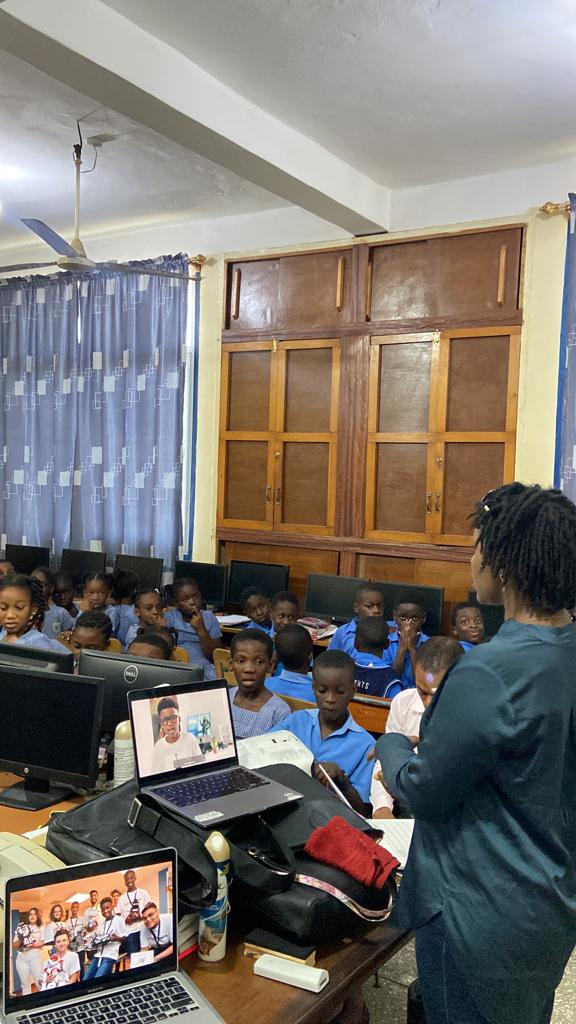
#> input picture IMG-20230415-WA0002.jpg, 576 x 1024 px, given in place of video, which was not available
$ python testcode.py IMG-20230415-WA0002.jpg
#> lines starting #> are read from the running program, lines starting #| are printed output that depends on the picture; after the words box and inside, x2 and y2 are one past the last pixel; in counts of white or black regions, pixels touching at a corner belong together; pictures that were not available may be replaced by others from this repository, and a replacement may not be noted
import numpy as np
import cv2

cap = cv2.VideoCapture('http://192.168.137.143:4747/video?start=0')

def empty(a):
    pass

def resize_final_img(x, y, *argv):
    images = cv2.resize(argv[0], (x, y))
    for i in argv[1:]:
        resize = cv2.resize(i, (x, y))
        images = np.concatenate((images, resize), axis=1)
    return images

cv2.namedWindow("HSV")
cv2.resizeWindow("HSV", 300, 300)
cv2.createTrackbar("HUE Min", "HSV", 0, 179, empty)
#> slider 'HUE Min' is set to 35
cv2.createTrackbar("HUE Max", "HSV", 179, 179, empty)
cv2.createTrackbar("SAT Min", "HSV", 0, 255, empty)
#> slider 'SAT Min' is set to 51
cv2.createTrackbar("SAT Max", "HSV", 255, 255, empty)
cv2.createTrackbar("VALUE Min", "HSV", 0, 255, empty)
#> slider 'VALUE Min' is set to 51
cv2.createTrackbar("VALUE Max", "HSV", 255, 255, empty)

cv2.namedWindow('F', cv2.WINDOW_NORMAL)
cv2.resizeWindow('F', 700, 600)

while True:
    ret, img = cap.read()
#> img is the input picture: shape (1024, 576, 3); mean B, G, R 110.6, 115.3, 120.6
    h_min = cv2.getTrackbarPos("HUE Min", "HSV")
    h_max = cv2.getTrackbarPos("HUE Max", "HSV")
    s_min = cv2.getTrackbarPos("SAT Min", "HSV")
    s_max = cv2.getTrackbarPos("SAT Max", "HSV")
    v_min = cv2.getTrackbarPos("VALUE Min", "HSV")
    v_max = cv2.getTrackbarPos("VALUE Max", "HSV")

    hsv_img = cv2.cvtColor(img, cv2.COLOR_BGR2HSV)
#> hsv_img: shape (1024, 576, 3); mean H, S, V 58.8, 75.5, 131.9

    lower = np.array([h_min, s_min, v_min])
    upper = np.array([h_max, s_max, v_max])
    mask = cv2.inRange(hsv_img, lower, upper)
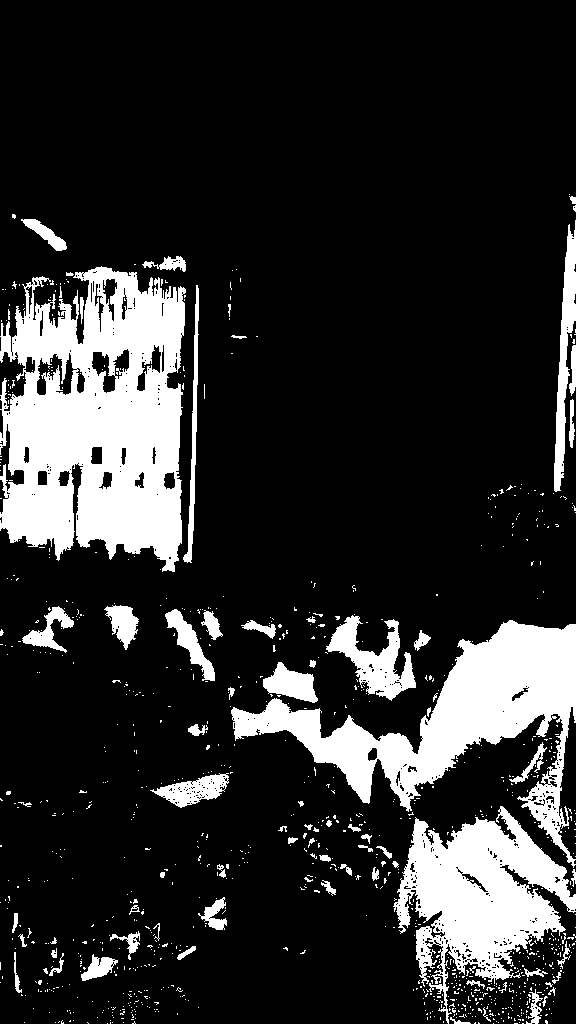
#> mask: shape (1024, 576); 17.6% white; 1004 white regions (931 under 20 px), largest, box (x1, y1, x2, y2) and area: (0, 266, 186, 572) 39818, (231, 620, 576, 868) 24507, (393, 806, 576, 1024) 18266
    kernel = np.ones((3, 3), 'uint8')

    d_img = cv2.morphologyEx(mask, cv2.MORPH_OPEN, kernel, iterations=5)
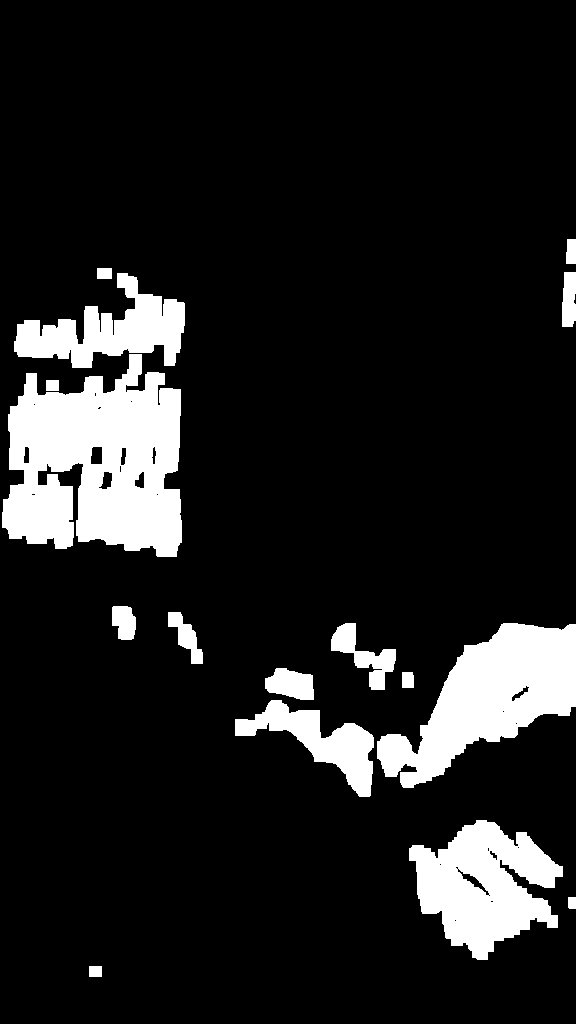
#> d_img: shape (1024, 576); 12.4% white; 16 white regions, largest, box (x1, y1, x2, y2) and area: (2, 354, 182, 557) 25963, (377, 623, 576, 788) 15984, (409, 820, 563, 960) 12699

    final_img = resize_final_img(300, 300, mask, d_img)
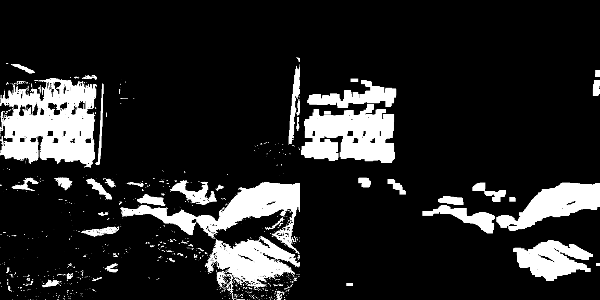
#> final_img: shape (300, 600); min 0, max 255, mean 38.2
    cv2.imshow('F', final_img)
    if cv2.waitKey(1) & 0xFF == ord('q'):
#> (key q is pressed here)
        break

cap.release()
cv2.destroyAllWindows()

$ run again, on collection point.jpg
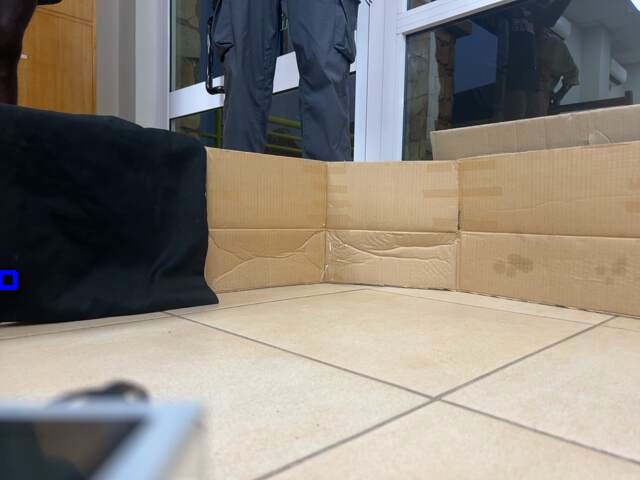
#> input picture collection point.jpg, 640 x 480 px, given in place of video, which was not available
#> img is the input picture: shape (480, 640, 3); mean B, G, R 122.6, 131.9, 138.6
#> hsv_img: shape (480, 640, 3); mean H, S, V 53.1, 72.5, 147.3
#> `mask = cv2.inRange(hsv_img, lower, upper)`:
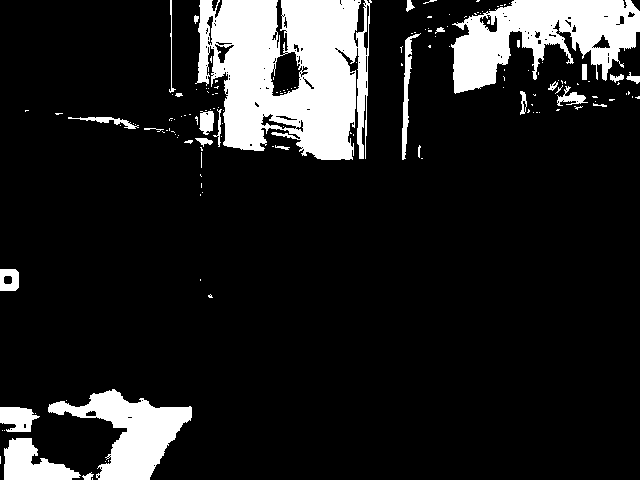
#> mask: shape (480, 640); 13.5% white; 150 white regions (121 under 20 px), largest, box (x1, y1, x2, y2) and area: (195, 0, 372, 160) 20322, (451, 0, 640, 94) 9770, (48, 389, 192, 480) 5725
#> d_img: shape (480, 640); 10.4% white; 8 white regions, largest, box (x1, y1, x2, y2) and area: (212, 0, 358, 160) 16337, (454, 0, 640, 91) 7686, (91, 391, 192, 480) 5167
#> `final_img = resize_final_img(300, 300, mask, d_img)`:
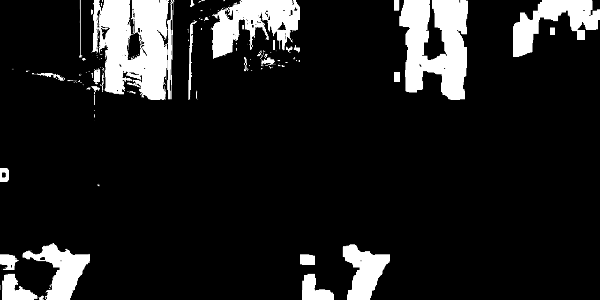
#> final_img: shape (300, 600); min 0, max 255, mean 30.5

$ run again, on object_1.jpg
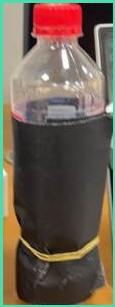
#> input picture object_1.jpg, 115 x 307 px, given in place of video, which was not available
#> img is the input picture: shape (307, 115, 3); mean B, G, R 82.5, 96.6, 109.4
#> hsv_img: shape (307, 115, 3); mean H, S, V 40.8, 73.6, 117.1
#> `mask = cv2.inRange(hsv_img, lower, upper)`:
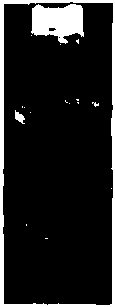
#> mask: shape (307, 115); 12.4% white; 17 white regions (14 under 20 px), largest, box (x1, y1, x2, y2) and area: (0, 0, 115, 307) 2737, (31, 4, 84, 44) 1502, (15, 110, 25, 124) 76
#> d_img: shape (307, 115); 3.9% white; 1 white region, box (x1, y1, x2, y2) and area: (32, 5, 83, 36) 1366
#> `final_img = resize_final_img(300, 300, mask, d_img)`:
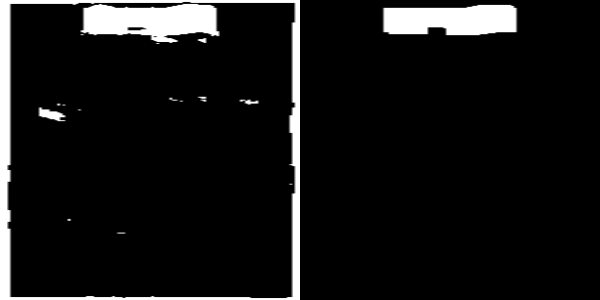
#> final_img: shape (300, 600); min 0, max 255, mean 20.7
